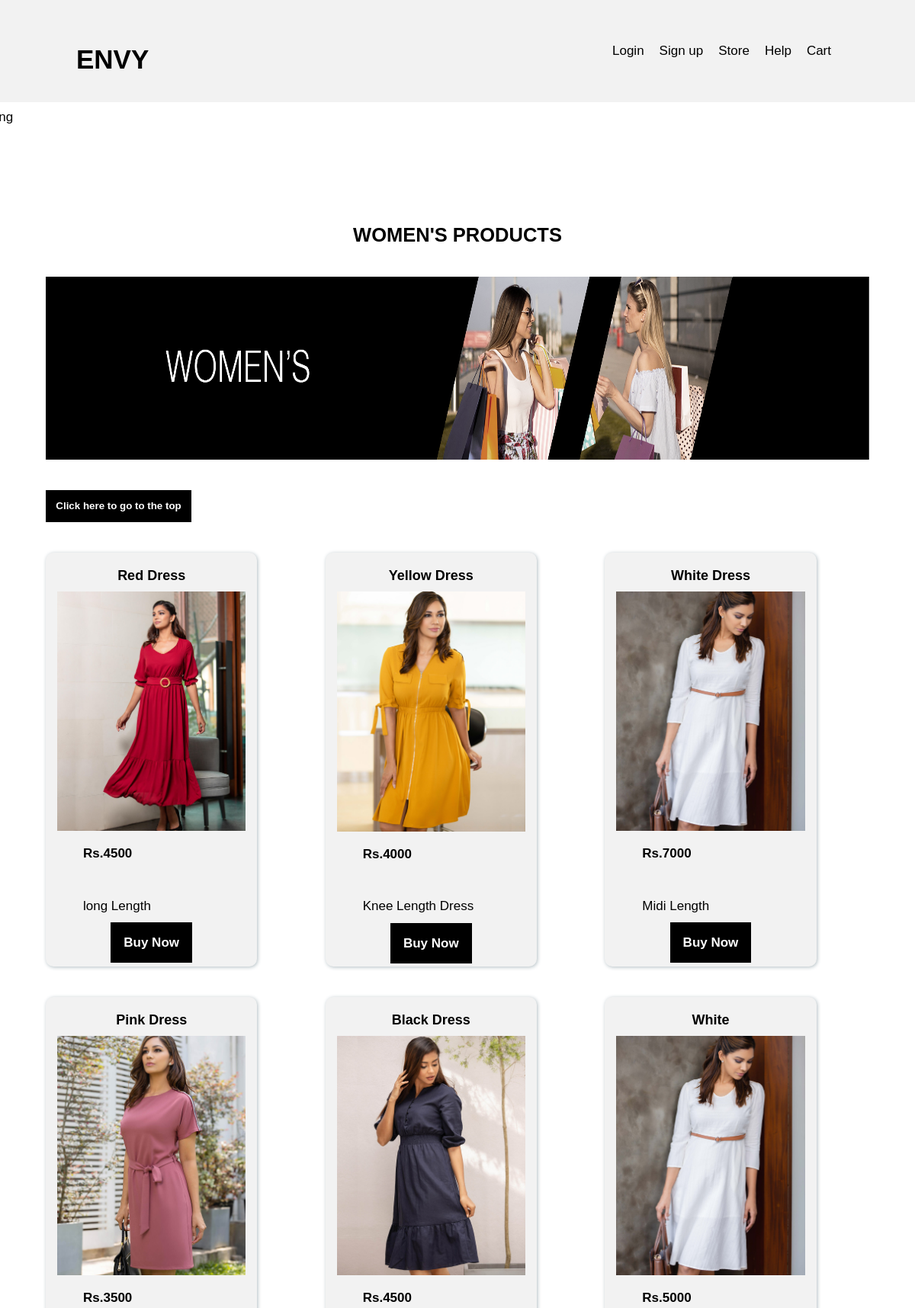
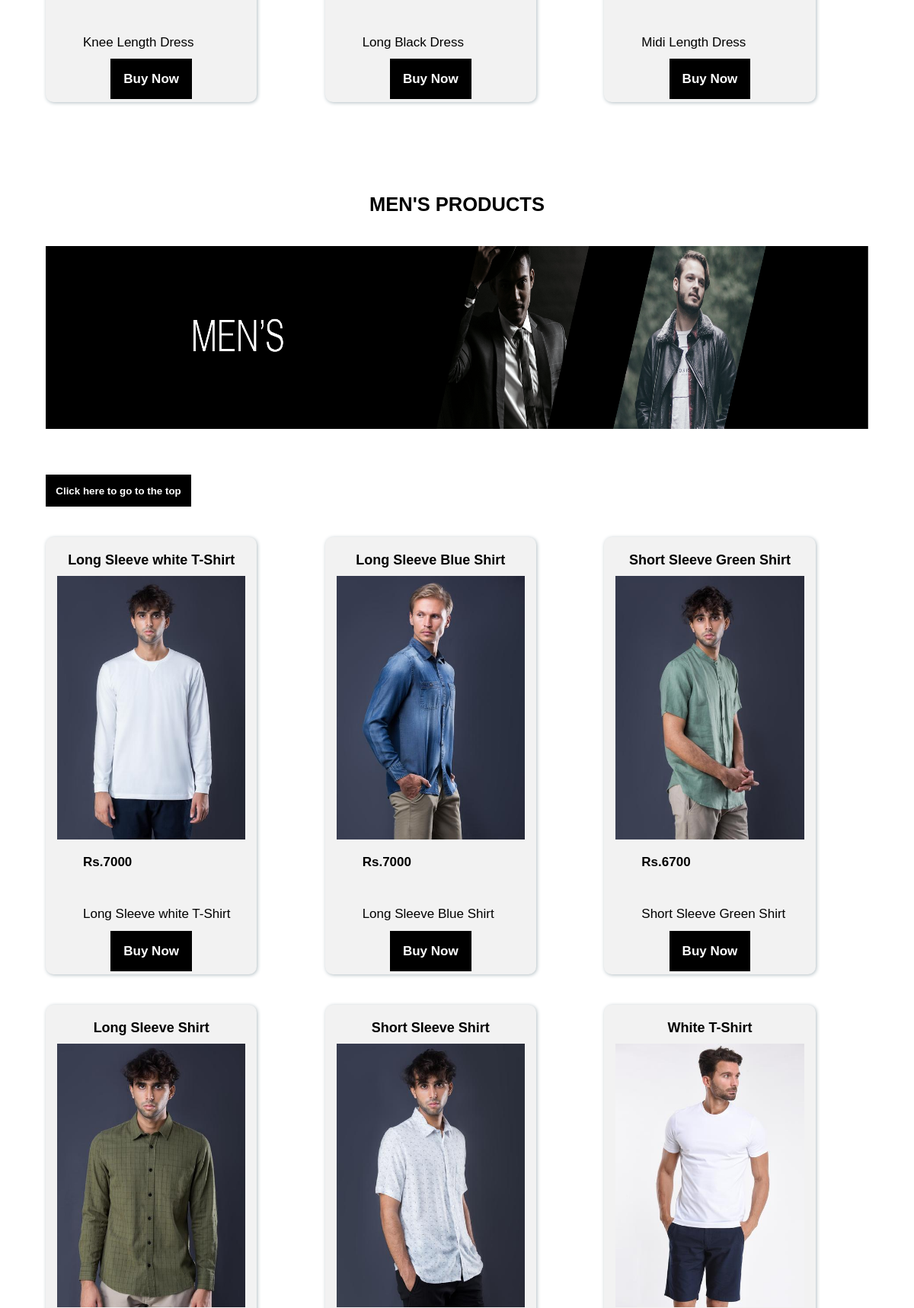
/products.php (upper part), run on the app's committed database (2 pictures, top to bottom).
### tables this page shows
CREATE TABLE IF NOT EXISTS `product` (
  `pro_id` int(10) NOT NULL AUTO_INCREMENT,
  `cat` int(11) NOT NULL,
  `pro_value` int(50) NOT NULL,
  `pro_img` longtext NOT NULL,
  `description` varchar(255) NOT NULL,
  `pname` varchar(255) NOT NULL,
  PRIMARY KEY (`pro_id`)
);

### products.php (the view, shortened to what this page needs)
<html lang="en">
<head>
    <link rel="stylesheet" href="newstyles.css" />
</head>
<body>
    <header id="home" class="product-hdr">
        <?php include_once("nav.php");?>
    </header>
        <div class="container">
        <div class="cat-box">
                <ul>
                    <li><a href=#a>Women's Clothing</a></li>
                    <li><a href=#b>Men's Clothing</a></li>
                    <li><a href=#c>Kids Clothing</a></li>
                </ul>
        </div>
        </div>
        <br> <br>
        <section class="product-list">
        <center>
            <div class="title">
                <h1><a id=a><b>WOMEN'S PRODUCTS</b></a></h1><br><br>
                <img src="images/b1.png" width="100%" height="30%">
            </div>
        <br> <br>
        </center>
        <button class="buy-btn"><a href=#top> Click here to go to the top </a></button>
        <br><br>
        <div class="product-container">
        <?php
            include_once("db/db.php");
            $result = mysqli_query($con, "SELECT * FROM product WHERE cat = 1 ORDER BY pro_id DESC");
        ?>
        <?php  while($product_data = mysqli_fetch_array($result)): ?>
            <div class="card">
                <div class="title">
                    <?php echo($product_data['pname']);?>
                </div>
                    <img src="images/<?php echo($product_data['pro_img']);?>">
                <div class="text">
                    <b>Rs.<?php echo($product_data['pro_value']);?>
                    </b>
                </div>
                <div class="text">
                    <?php echo($product_data['description']);?>
                </div>
                <a class="buy-btn" href='cart.php?id=<?php echo($product_data['pro_id']);?>'>Buy Now</a>
            </div>
        <?php endwhile; ?>
    </section>
    <section class="product-list">
        <center>
            <div class="title">
                <h1><a id=b><b>MEN'S PRODUCTS</b></a></h1><br><br>
                <img src="images/b2.png" width="100%" height="30%">
            </div>
        <br> <br>
        </center>
        <br />
        <button class="buy-btn"><a href=#top> Click here to go to the top </a></button>
        <br><br>
        <div class="product-container">
        <?php
            include_once("db/db.php");
            $result = mysqli_query($con, "SELECT * FROM product WHERE cat = 2 ORDER BY pro_id DESC");
        ?>
        <?php  while($product_data = mysqli_fetch_array($result)): ?>
            <div class="card">
                <div class="title">
                    <?php echo($product_data['pname']);?>
                </div>
                    <img src="images/<?php echo($product_data['pro_img']);?>">
                <div class="text">
                    <b>Rs.<?php echo($product_data['pro_value']);?>
                    </b>
                </div>
                <div class="text">
                    <?php echo($product_data['description']);?>
                </div>
                <a class="buy-btn" href='cart.php?id=<?php echo($product_data['pro_id']);?>'>Buy Now</a>
            </div>
        <?php endwhile; ?>
    </section>
</body>
</html>

### newstyles.css (style rules this page uses)
* { margin: 0; padding: 0; box-sizing: inherit; }
html { box-sizing: border-box; font-size: 62.5%; }
body { font-family: Arial, Helvetica, sans-serif; font-size: 17px; font-weight: 400; background-color: #fff; color: #000000; position: relative; z-index: 1; }
h1, h2, h3, h4 { font-weight: 500; }
a { color: inherit; text-decoration: none; }
img { max-width: 100%; }
li { list-style-type: none; }
.product-hdr { position: relative; width: 100%; min-height: 7em; background-color: #f2f2f2; overflow: hidden; }
.cat-box ul { position: relative; width: 300px; margin-left: -23%; margin-right: 6%; }
.cat-box li { padding: 10px; width: 100%; background: #fff; }
.container { max-width: 100rem; margin: 0 auto; }
.product-list { margin-left: 5%; margin-right: 5%; margin-bottom: 10%; }
.product-container { display: grid; grid-template-columns: 2fr 2fr 2fr; grid-column-gap: 20px; grid-row-gap: 20px; }
.product-list .card { background-color: #f2f2f2; border-radius: 10px; padding-top: 2rem; padding-bottom: 2rem; box-shadow: 1px 1px 5px #b2bec3; text-align: center; font-family: Arial, Helvetica, sans-serif; }
.card .title { font-size: 18px; font-weight: bold; padding-bottom: 10px; }
.card img { max-width: 100%; }
.card .text { padding-top: 2rem; padding-bottom: 2rem; text-align: left; margin-left: 2em; margin-bottom: 0.5em; }
.buy-btn { background-color: #000; color: #fff; border: none; padding: 1em; font-weight: bold; }
.card { background-color: #cacaca; padding: 15px; margin-top: 20px; width: 80%; align-content: center; }

### data on the page
product: pname "Red Dress", pro_img (picture), pro_value "4500", description "long Length"
product: pname "Yellow Dress", pro_img (picture), pro_value "4000", description "Knee Length Dress"
product: pname "White Dress", pro_img (picture), pro_value "7000", description "Midi Length"
product: pname "Pink Dress", pro_img (picture), pro_value "3500", description "Knee Length Dress"
product: pname "Black Dress", pro_img (picture), pro_value "4500", description "Long Black Dress"
product: pname "White", pro_img (picture), pro_value "5000", description "Midi Length Dress"
product: pname "Long Sleeve white T-Shirt", pro_img (picture), pro_value "7000", description "Long Sleeve white T-Shirt"
product: pname "Long Sleeve Blue Shirt", pro_img (picture), pro_value "7000", description "Long Sleeve Blue Shirt"
product: pname "Short Sleeve Green Shirt", pro_img (picture), pro_value "6700", description "Short Sleeve Green Shirt"
product: pname "Long Sleeve Shirt", pro_img (picture)
product: pname "Short Sleeve Shirt", pro_img (picture)
product: pname "White T-Shirt", pro_img (picture)
